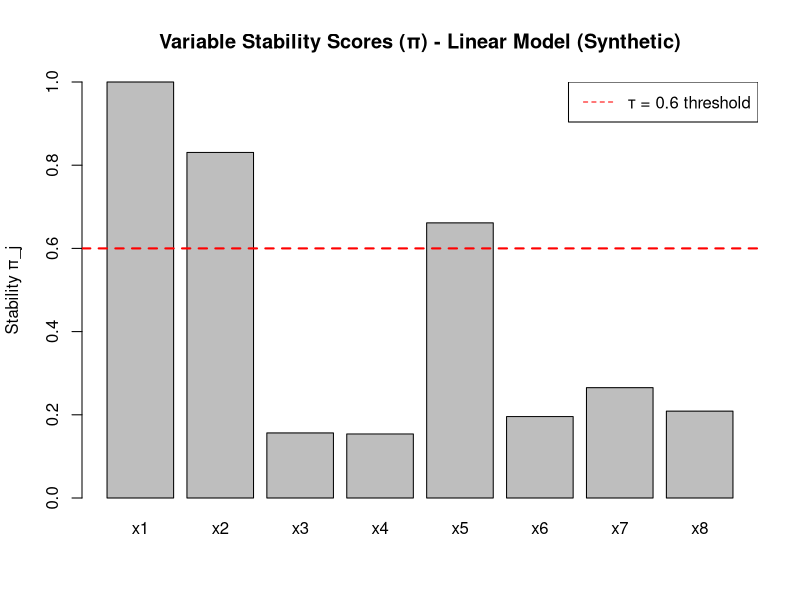
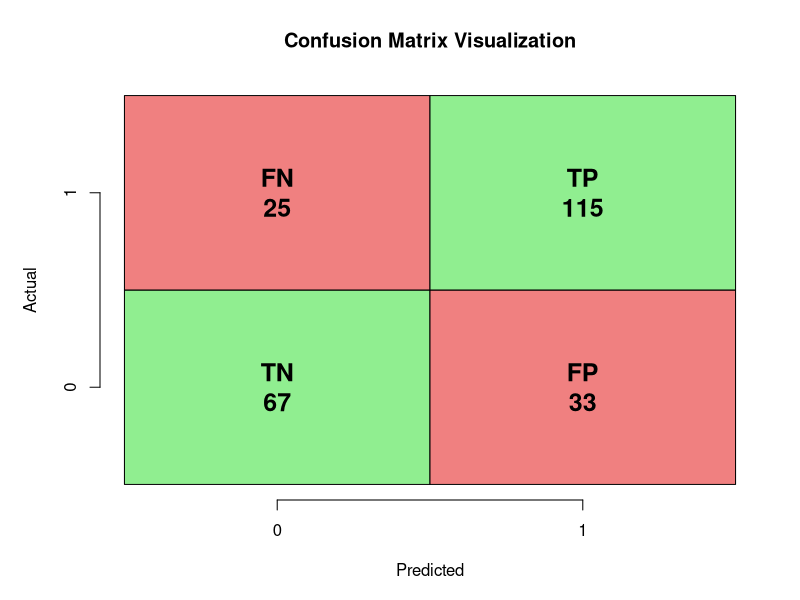
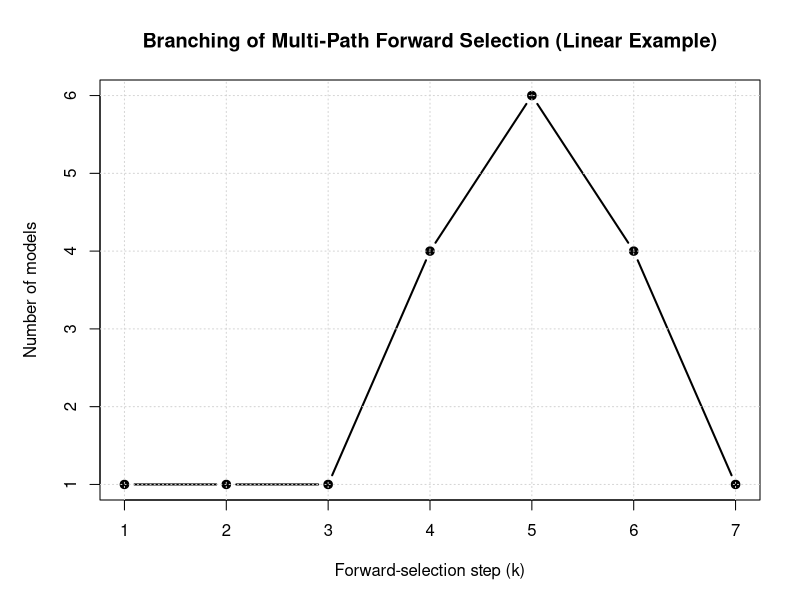
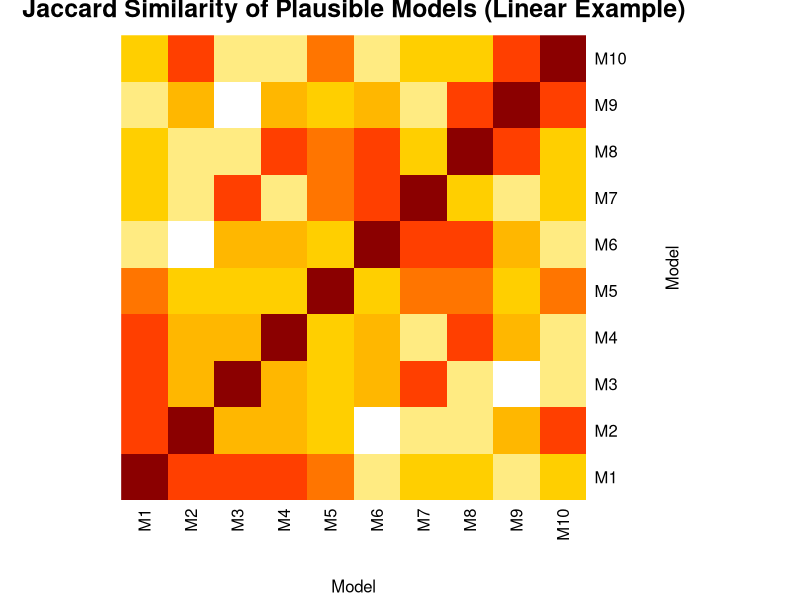

Here is the R script that generated these plots, in order:
## ---- chunk 1
knitr::opts_chunk$set(
  echo = TRUE,
  message = FALSE,
  warning = FALSE,
  fig.width = 10,
  fig.height = 6
)
set.seed(42)

## ---- chunk 2
## Synthetic Gaussian data

n  <- 200
p  <- 8
X_linear <- as.data.frame(matrix(rnorm(n * p), n, p))
names(X_linear) <- paste0("x", 1:p)

beta <- c(2, -1.5, 0, 0, 1, rep(0, p - 5))
y_linear <- as.numeric(as.matrix(X_linear) %*% beta + rnorm(n, sd = 1.0))

## Synthetic Logistic data

n2 <- 240
p2 <- 6
X_logistic <- as.data.frame(matrix(rnorm(n2 * p2), n2, p2))
names(X_logistic) <- paste0("x", 1:p2)

linlp <- 0.6 + 1.0 * X_logistic$x1 - 1.2 * X_logistic$x2 + 0.8 * X_logistic$x5
pr    <- 1 / (1 + exp(-linlp))
y_logistic <- rbinom(n2, size = 1, prob = pr)

## ---- chunk 3

# -------------------------------------------------------------

# Core Helper: fit_model_aic()

# -------------------------------------------------------------

#' Compute AIC for a model with selected predictors
#'
#' @param X A data frame of predictors (n × p)
#' @param y Response vector of length n
#' @param vars Integer vector of column indices to include (empty = intercept-only)
#' @param model_type Either "gaussian" or "binomial"
#'
#' @return Numeric AIC value
fit_model_aic <- function(X, y, vars, model_type = c("gaussian", "binomial")) {
model_type <- match.arg(model_type)

# Empty model (intercept only)

if (length(vars) == 0) {
df  <- data.frame(y = y)
fam <- if (model_type == "gaussian") gaussian() else binomial()
fit <- glm(y ~ 1, data = df, family = fam)
return(AIC(fit))
}

# Data frame with selected predictors

df  <- data.frame(y = y, X[, vars, drop = FALSE])
fam <- if (model_type == "gaussian") gaussian() else binomial()
fit <- glm(y ~ ., data = df, family = fam)

AIC(fit)
}

## Quick internal test (Gaussian example)

test_aic_empty <- fit_model_aic(
X = X_linear,
y = y_linear,
vars = integer(0),
model_type = "gaussian"
)

test_aic_two_vars <- fit_model_aic(
X = X_linear,
y = y_linear,
vars = c(1, 2),
model_type = "gaussian"
)

cat("Test: Intercept-only AIC =", round(test_aic_empty, 3), "\n")
cat("Test: AIC with x1 + x2    =", round(test_aic_two_vars, 3), "\n")


## ---- chunk 4
#-------------------------------------------------------------
#Algorithm 1: multi_path_forward()
#-------------------------------------------------------------

#' Algorithm 1: Multiple-Path Forward Selection
#'
#' @param X Data frame of predictors
#' @param y Response vector
#' @param model_type "gaussian" or "binomial"
#' @param K Maximum number of steps (defaults to min(p, 10))
#' @param eps Minimum AIC improvement required to expand a model
#' @param delta AIC tolerance for keeping near-ties
#' @param L Maximum number of models to keep per step
#'
#' @return List with:
#' - var_names: predictor names
#' - step_models: models at each step (list of lists)
#' - step_AICs: corresponding AICs
multi_path_forward <- function(
X, y,
model_type = c("gaussian", "binomial"),
K = NULL,
eps = 1e-6,
delta = 2,
L = 50
) {
model_type <- match.arg(model_type)
X <- as.data.frame(X)

p <- ncol(X)
var_names <- colnames(X)
if (is.null(K)) K <- min(p, 10)

#Helper to create unique key for a model

model_key <- function(idx) {
if (length(idx) == 0) return("")
paste(sort(idx), collapse = ",")
}

#Initialize: parent is empty model (intercept only)

parent_models <- list(integer(0))
parent_AICs <- fit_model_aic(X, y, vars = integer(0), model_type = model_type)

step_models <- list()
step_AICs <- list()

for (k in seq_len(K)) {
cat("Step", k, ": processing", length(parent_models), "parent model(s)...\n")

children_list <- list()
children_AICs <- numeric(0)
children_keys <- character(0)

# For each parent, generate all possible children
for (m in seq_along(parent_models)) {
  parent_idx <- parent_models[[m]]
  parent_aic <- parent_AICs[m]

  remaining <- setdiff(seq_len(p), parent_idx)
  if (length(remaining) == 0) next  # no more variables to add

  cand_models <- list()
  cand_AICs   <- numeric(0)

  # Try adding each remaining variable
  for (j in remaining) {
    child_idx <- sort(c(parent_idx, j))
    aic_child <- fit_model_aic(X, y, vars = child_idx, model_type = model_type)
    cand_models[[length(cand_models) + 1]] <- child_idx
    cand_AICs[length(cand_AICs) + 1]       <- aic_child
  }

  if (!length(cand_AICs)) next

  best_child_AIC <- min(cand_AICs)

  # Check: is there at least eps improvement?
  if ((parent_aic - best_child_AIC) < eps) {
    cat("  Parent", m, ": no improvement ≥ eps; stopping expansion.\n")
    next
  }

  # Keep children within delta of best child AIC
  keep_idx <- which(cand_AICs <= best_child_AIC + delta)
  for (i_keep in keep_idx) {
    child_idx <- cand_models[[i_keep]]
    aic_child <- cand_AICs[i_keep]
    key       <- model_key(child_idx)

    children_list[[length(children_list) + 1]] <- child_idx
    children_AICs[length(children_AICs) + 1]   <- aic_child
    children_keys[length(children_keys) + 1]   <- key
  }
}

# If no children generated, stop
if (!length(children_list)) {
  cat("No further improvement. Stopping.\n")
  break
}

# Deduplicate: keep best AIC per unique model key
df_children <- data.frame(
  key = children_keys,
  AIC = children_AICs,
  stringsAsFactors = FALSE
)

agg <- aggregate(AIC ~ key, data = df_children, FUN = min)
agg <- agg[order(agg$AIC), ]

# Cap at L models
if (!is.null(L) && nrow(agg) > L) {
  agg <- agg[seq_len(L), ]
}

cat("  Step", k, "produced", nrow(agg), "unique model(s) after dedup/cap.\n")

# Convert keys back to index vectors
new_parents <- vector("list", nrow(agg))
new_AICs    <- numeric(nrow(agg))

for (i in seq_len(nrow(agg))) {
  key <- agg$key[i]
  if (key == "") {
    idx <- integer(0)
  } else {
    idx <- as.integer(strsplit(key, ",")[[1]])
  }
  new_parents[[i]] <- idx
  new_AICs[i]      <- agg$AIC[i]
}

step_models[[k]] <- new_parents
step_AICs[[k]]   <- new_AICs

parent_models <- new_parents
parent_AICs   <- new_AICs

}

cat("\n=== Algorithm 1 Complete ===\n")

list(
var_names = var_names,
step_models = step_models,
step_AICs = step_AICs
)
}

cat("\n### RUNNING ALGORITHM 1: LINEAR REGRESSION (Synthetic) ###\n\n")
mp_full_linear <- multi_path_forward(
X = X_linear,
y = y_linear,
model_type = "gaussian",
K = NULL, # auto: min(p, 10)
eps = 1e-6,
delta = 2,
L = 50
)

cat("\nModels per step:\n")
print(sapply(mp_full_linear$step_models, length))






## ---- chunk 5
#-------------------------------------------------------------
#Algorithm 2: compute_stability()
#-------------------------------------------------------------

#' Algorithm 2: Compute variable stability via resampling
#'
#' @param X Data frame of predictors
#' @param y Response vector
#' @param model_type "gaussian" or "binomial"
#' @param B Number of resamples
#' @param resample_type "bootstrap" or "subsample"
#' @param m Subsample size (if using subsample)
#' @param K, eps, delta, L Algorithm 1 parameters
#'
#' @return Numeric vector of stability scores (one per predictor)
compute_stability <- function(
X, y,
model_type = c("gaussian", "binomial"),
B = 50,
resample_type = c("bootstrap", "subsample"),
m = NULL,
K = NULL,
eps = 1e-6,
delta = 2,
L = 50
) {
model_type <- match.arg(model_type)
resample_type <- match.arg(resample_type)

X <- as.data.frame(X)
n <- nrow(X)
p <- ncol(X)
var_names <- colnames(X)

if (is.null(m)) m <- ceiling(sqrt(n))
# Matrix to store proportions: rows = resamples, cols = variables

Z <- matrix(0, nrow = B, ncol = p)
colnames(Z) <- var_names

for (b in seq_len(B)) {
if (b %% 10 == 0) cat("Resample", b, "/", B, "\n")

# Generate resample
if (resample_type == "bootstrap") {
  idx <- sample(seq_len(n), size = n, replace = TRUE)
} else {
  idx <- sample(seq_len(n), size = m, replace = FALSE)
}

Xb <- X[idx, , drop = FALSE]
yb <- y[idx]

# Run multi-path search on resample
mp_b <- multi_path_forward(
  X = Xb, y = yb,
  model_type = model_type,
  K = K,
  eps = eps,
  delta = delta,
  L = L
)

# Collect all models from this resample
all_models_b <- unlist(mp_b$step_models, recursive = FALSE)
if (!length(all_models_b)) next

M <- length(all_models_b)

# For each variable, count how many models contain it
for (j in seq_len(p)) {
  count_j <- sum(vapply(
    all_models_b,
    function(idx) j %in% idx,
    logical(1)
  ))
  Z[b, j] <- count_j / M
}

}

#Average over resamples

pi <- colMeans(Z)

cat("\n=== Algorithm 2 Complete ===\n")
cat("Stability scores (π):\n")
print(round(pi, 3))

pi
}

cat("\n### RUNNING ALGORITHM 2: STABILITY (LINEAR, Synthetic) ###\n\n")
stability_pi_linear <- compute_stability(
X = X_linear, y = y_linear,
model_type = "gaussian",
B = 20, # reduced for knitting speed; use 50+ in final
resample_type = "bootstrap",
K = NULL,
eps = 1e-6,
delta = 2,
L = 50
)

barplot(
stability_pi_linear,
main = "Variable Stability Scores (π) - Linear Model (Synthetic)",
ylab = "Stability π_j",
ylim = c(0, 1)
)
abline(h = 0.6, lty = 2, col = "red", lwd = 2)
legend("topright", legend = "τ = 0.6 threshold", lty = 2, col = "red")

## ---- chunk 6

# ---------------------------------------------------------
# Algorithm 3: Plausible Model Selection
# ---------------------------------------------------------
# Combines:
#  • AIC quality (within Δ of best model)
#  • Stability (average π ≥ τ)
# ---------------------------------------------------------

#' Algorithm 3: Select plausible, stable models
#'
#' @param mp_full Output list from Algorithm 1
#' @param stability_pi Named vector of stability scores (Algorithm 2)
#' @param Delta AIC tolerance (default = 2)
#' @param tau Minimum average stability threshold (default = 0.6)
#'
#' @return Data frame of plausible models:
#'   columns = key, AIC, AIC_diff, size, vars, avg_stability
#'
select_plausible_models <- function(
    mp_full,
    stability_pi,
    Delta = 2,
    tau = 0.6
) {

  var_names   <- mp_full$var_names
  step_models <- mp_full$step_models
  step_AICs   <- mp_full$step_AICs

  # Helper: unique key for a set of variables
  model_key <- function(idx) {
    if (length(idx) == 0) return("")
    paste(sort(idx), collapse = ",")
  }

  # Flatten all models and AICs
  all_models <- unlist(step_models, recursive = FALSE)
  all_AICs   <- unlist(step_AICs)

  if (length(all_models) == 0) {
    cat("No models generated!\n")
    return(data.frame())
  }

  # Create model keys
  keys <- vapply(all_models, model_key, character(1))

  df <- data.frame(
    key = keys,
    AIC = all_AICs,
    stringsAsFactors = FALSE
  )

  # Aggregate by model key → keep minimum AIC per model
  agg <- aggregate(AIC ~ key, data = df, FUN = min)

  # Remove intercept-only model
  agg <- agg[agg$key != "", ]

  if (nrow(agg) == 0) {
    cat("No non-intercept models!\n")
    return(data.frame())
  }

  # Compute AIC differences
  best_AIC      <- min(agg$AIC)
  agg$AIC_diff  <- agg$AIC - best_AIC

  # Filter by AIC ≤ best + Delta
  plausible <- agg[agg$AIC_diff <= Delta, ]

  if (nrow(plausible) == 0) {
    cat("No models within AIC window!\n")
    return(data.frame())
  }

  # Compute size and stability
  size      <- integer(nrow(plausible))
  avg_stab  <- numeric(nrow(plausible))
  vars_str  <- character(nrow(plausible))

  for (i in seq_len(nrow(plausible))) {
    key <- plausible$key[i]
    idx <- as.integer(strsplit(key, ",")[[1]])

    size[i] <- length(idx)

    these_vars <- var_names[idx]
    vars_str[i] <- paste(these_vars, collapse = " + ")

    # Stability of the variables in this model
    avg_stab[i] <- mean(stability_pi[these_vars])
  }

  plausible$size          <- size
  plausible$vars          <- vars_str
  plausible$avg_stability <- avg_stab

  # Filter by stability threshold τ
  plausible_final <- plausible[plausible$avg_stability >= tau, ]

  if (nrow(plausible_final) == 0) {
    cat("Warning: No models meet stability threshold τ =", tau, "\n")
    cat("Returning all models in AIC window.\n")
    plausible_final <- plausible
  }

  # Order by AIC
  plausible_final <- plausible_final[order(plausible_final$AIC), ]

  cat("\n=== Algorithm 3 Complete ===\n")
  cat("Selected", nrow(plausible_final), "plausible model(s).\n")

  plausible_final
}

## ---- chunk 7
#' (Optional) Confusion metrics for logistic models
#'
#' Computes confusion matrix and basic metrics at cutoff 0.5:
#' prevalence, accuracy, sensitivity, specificity, FDR, DOR.
#'
#' @param fit glm object with binomial family
#' @param y optional true labels (0/1 or 2-level factor). If NULL,
#'   tries to use fit$y.
#' @param newdata optional newdata for prediction; if NULL, uses training data.
#' @param cutoff probability threshold (default 0.5)
#'
#' @return list with 'confusion_matrix' and 'metrics' (named numeric vector)
confusion_metrics <- function(
    fit,
    y = NULL,
    newdata = NULL,
    cutoff = 0.5
) {
  if (!inherits(fit, "glm")) {
    stop("'fit' must be a glm object.")
  }
  fam <- stats::family(fit)$family
  if (fam != "binomial") {
    stop("'fit' must have binomial family.")
  }
  
  if (is.null(newdata)) {
    probs <- stats::fitted(fit)
  } else {
    probs <- stats::predict(fit, newdata = newdata, type = "response")
  }
  
  if (is.null(y)) {
    if (!is.null(fit$y)) {
      y <- fit$y
    } else {
      stop("Argument 'y' must be supplied if fit$y is not available.")
    }
  }
  
  if (is.factor(y)) {
    if (nlevels(y) != 2L) stop("y must be binary.")
    y <- as.integer(y == levels(y)[2L])
  } else {
    y <- as.numeric(y)
  }
  
  if (length(y) != length(probs)) {
    stop("length(y) must equal length of predicted probabilities.")
  }
  
  pred <- as.integer(probs >= cutoff)
  
  TP <- sum(pred == 1 & y == 1, na.rm = TRUE)
  TN <- sum(pred == 0 & y == 0, na.rm = TRUE)
  FP <- sum(pred == 1 & y == 0, na.rm = TRUE)
  FN <- sum(pred == 0 & y == 1, na.rm = TRUE)
  
  total <- TP + TN + FP + FN
  
  prevalence  <- (TP + FN) / total
  accuracy    <- (TP + TN) / total
  sensitivity <- if ((TP + FN) == 0) NA_real_ else TP / (TP + FN)
  specificity <- if ((TN + FP) == 0) NA_real_ else TN / (TN + FP)
  FDR         <- if ((TP + FP) == 0) NA_real_ else FP / (TP + FP)
  DOR         <- if (TP == 0 || TN == 0 || FP == 0 || FN == 0) {
    NA_real_
  } else {
    (TP * TN) / (FP * FN)
  }
  
  cm <- matrix(
    c(TN, FP, FN, TP),
    nrow = 2, byrow = TRUE,
    dimnames = list(
      Predicted = c("0", "1"),
      True      = c("0", "1")
    )
  )
  
  list(
    confusion_matrix = cm,
    metrics = c(
      prevalence  = prevalence,
      accuracy    = accuracy,
      sensitivity = sensitivity,
      specificity = specificity,
      FDR         = FDR,
      DOR         = DOR
    )
  )
}
## ---- chunk 8
#-------------------------------------------------------------
#Algorithm 4: multi_path_AIC_pipeline()
#-------------------------------------------------------------

#' Algorithm 4: Complete Multi-Path AIC Pipeline
#'
#' @param X data frame of predictors
#' @param y response vector
#' @param model_type "gaussian" or "binomial"
#' @param K, eps, delta, L Algorithm 1 parameters
#' @param B, resample_type, m Algorithm 2 parameters
#' @param Delta, tau Algorithm 3 parameters
#'
#' @return list with:
#'   - mp_full: Algorithm 1 output
#'   - stability_pi: Algorithm 2 output
#'   - plausible: Algorithm 3 output
multi_path_AIC_pipeline <- function(
    X, y,
    model_type = c("gaussian", "binomial"),
    K = NULL,
    eps = 1e-6,
    delta = 2,
    L = 50,
    B = 50,
    resample_type = c("bootstrap", "subsample"),
    m = NULL,
    Delta = 2,
    tau = 0.6
) {
  model_type    <- match.arg(model_type)
  resample_type <- match.arg(resample_type)

  cat("\n", strrep("=", 60), "\n")
  cat("MULTI-PATH AIC PIPELINE\n")
  cat("Model type:", model_type, "\n")
  cat("Resamples (B):", B, "\n")
  cat(strrep("=", 60), "\n\n")

  # Step 1: Multi-path forward selection
  cat(">>> STEP 1: Multi-Path Forward Selection <<<\n\n")
  mp_full <- multi_path_forward(
    X = X, y = y,
    model_type = model_type,
    K = K,
    eps = eps,
    delta = delta,
    L = L
  )

  # Step 2: Stability via resampling
  cat("\n>>> STEP 2: Stability Estimation via Resampling <<<\n\n")
  stability_pi <- compute_stability(
    X = X, y = y,
    model_type    = model_type,
    B             = B,
    resample_type = resample_type,
    m             = m,
    K = K,
    eps = eps,
    delta = delta,
    L = L
  )

  # Step 3: Plausible models
  cat("\n>>> STEP 3: Plausible Model Selection <<<\n\n")
  plausible <- select_plausible_models(
    mp_full      = mp_full,
    stability_pi = stability_pi,
    Delta        = Delta,
    tau          = tau
  )

  cat("\n", strrep("=", 60), "\n")
  cat("PIPELINE COMPLETE\n")
  cat(strrep("=", 60), "\n")

  list(
    mp_full      = mp_full,
    stability_pi = stability_pi,
    plausible    = plausible
  )
}

## ---- chunk 9
cat("\n\n")
cat(strrep("#", 70), "\n")
cat("COMPLETE EXAMPLE: LINEAR REGRESSION (Synthetic Data)\n")
cat(strrep("#", 70), "\n\n")

result_linear <- multi_path_AIC_pipeline(
X = X_linear,
y = y_linear,
model_type = "gaussian",
K = NULL, # min(p, 10)
eps = 1e-6,
delta = 2,
L = 50,
B = 20, # reduced for knitting speed; 50+ recommended
resample_type = "bootstrap",
m = NULL,
Delta = 2,
tau = 0.6
)

cat("\n### FINAL RESULTS: LINEAR REGRESSION ###\n\n")
cat("Number of plausible models:", nrow(result_linear$plausible), "\n\n")

final_table <- result_linear$plausible[
, c("AIC", "AIC_diff", "size", "vars", "avg_stability")
]
rownames(final_table) <- NULL
print(final_table)

cat("\n### Stability Scores ###\n")
print(round(result_linear$stability_pi, 3))
## ---- chunk 10
## Complete Example – Logistic Regression (Synthetic Binary Data)

cat("\n\n")
cat(strrep("#", 70), "\n")
cat("COMPLETE EXAMPLE: LOGISTIC REGRESSION (Synthetic Binary Data)\n")
cat(strrep("#", 70), "\n\n")

result_logistic <- multi_path_AIC_pipeline(
  X             = X_logistic,
  y             = y_logistic,
  model_type    = "binomial",
  K             = NULL,
  eps           = 1e-6,
  delta         = 2,
  L             = 50,
  B             = 20,
  resample_type = "bootstrap",
  m             = NULL,
  Delta         = 2,
  tau           = 0.6
)

cat("\n### FINAL RESULTS: LOGISTIC REGRESSION ###\n\n")
cat("Number of plausible models:", nrow(result_logistic$plausible), "\n\n")

final_table_log <- result_logistic$plausible[
  , c("AIC", "AIC_diff", "size", "vars", "avg_stability")
]
rownames(final_table_log) <- NULL
print(final_table_log)

cat("\n### Stability Scores ###\n")
print(round(result_logistic$stability_pi, 3))

# ============================================================================
# NEW SECTION: Confusion Matrix and Classification Metrics
# ============================================================================

cat("\n\n")
cat(strrep("=", 70), "\n")
cat("CLASSIFICATION PERFORMANCE EVALUATION\n")
cat(strrep("=", 70), "\n\n")

if (nrow(result_logistic$plausible) > 0) {
  # Extract best plausible model
  best_key <- result_logistic$plausible$key[1]
  best_vars <- result_logistic$plausible$vars[1]
  best_idx <- as.integer(strsplit(best_key, ",")[[1]])
  
  cat("Best Plausible Model:", best_vars, "\n\n")
  
  # Fit the best model
  X_best <- X_logistic[, best_idx, drop = FALSE]
  df_logistic <- data.frame(y = y_logistic, X_best)
  fit_best_logistic <- glm(y ~ ., data = df_logistic, family = binomial())
  
  # Compute confusion matrix and metrics
  cm_results <- confusion_metrics(
    fit = fit_best_logistic,
    y = y_logistic,
    cutoff = 0.5
  )
  
  cat("### Confusion Matrix (Cutoff = 0.5) ###\n\n")
  print(cm_results$confusion_matrix)
  
  cat("\n### Classification Metrics ###\n\n")
  metrics_df <- data.frame(
    Metric = names(cm_results$metrics),
    Value = round(cm_results$metrics, 4)
  )
  rownames(metrics_df) <- NULL
  print(metrics_df)
  
  # Visual representation
  cat("\n### Key Performance Indicators ###\n\n")
  cat(sprintf("  Accuracy:    %.2f%% (%.0f/%.0f correct)\n", 
              cm_results$metrics["accuracy"] * 100,
              sum(diag(cm_results$confusion_matrix)),
              sum(cm_results$confusion_matrix)))
  
  cat(sprintf("  Sensitivity: %.2f%% (True Positive Rate)\n", 
              cm_results$metrics["sensitivity"] * 100))
  
  cat(sprintf("  Specificity: %.2f%% (True Negative Rate)\n", 
              cm_results$metrics["specificity"] * 100))
  
  cat(sprintf("  FDR:         %.2f%% (False Discovery Rate)\n", 
              cm_results$metrics["FDR"] * 100))
  
  cat(sprintf("  DOR:         %.2f (Diagnostic Odds Ratio)\n", 
              cm_results$metrics["DOR"]))
  
  # Interpretation
  cat("\n### Interpretation ###\n\n")
  cat("The confusion matrix shows the model's classification performance:\n")
  cat("- True Negatives (TN):", cm_results$confusion_matrix[1,1], "\n")
  cat("- False Positives (FP):", cm_results$confusion_matrix[1,2], "\n")
  cat("- False Negatives (FN):", cm_results$confusion_matrix[2,1], "\n")
  cat("- True Positives (TP):", cm_results$confusion_matrix[2,2], "\n\n")
  
  if (cm_results$metrics["accuracy"] > 0.8) {
    cat("The model demonstrates strong classification performance (>80% accuracy).\n")
  } else if (cm_results$metrics["accuracy"] > 0.7) {
    cat("The model shows acceptable classification performance (70-80% accuracy).\n")
  } else {
    cat("The model may need improvement (accuracy <70%).\n")
  }
  
  # Optional: Plot confusion matrix as heatmap
  cat("\n")
  library(graphics)
  
  # Create a simple confusion matrix visualization
  cm_matrix <- cm_results$confusion_matrix
  par(mar = c(5, 5, 4, 2))
  
  # Normalize for color scaling
  cm_prop <- cm_matrix / sum(cm_matrix)
  
  # Create color palette
  colors <- c("white", "lightblue", "blue", "darkblue")
  color_breaks <- seq(0, max(cm_prop), length.out = length(colors) + 1)
  
  # Simple text-based display
  plot(1, 1, type = "n", xlim = c(0, 2), ylim = c(0, 2), 
       xlab = "Predicted", ylab = "Actual",
       main = "Confusion Matrix Visualization",
       xaxt = "n", yaxt = "n", bty = "n")
  
  # Add grid
  rect(c(0, 1), c(0, 0), c(1, 2), c(1, 1), 
       col = c("lightgreen", "lightcoral"))
  rect(c(0, 1), c(1, 1), c(1, 2), c(2, 2), 
       col = c("lightcoral", "lightgreen"))
  
  # Add values
  text(0.5, 0.5, paste0("TN\n", cm_matrix[1,1]), cex = 1.5, font = 2)
  text(1.5, 0.5, paste0("FP\n", cm_matrix[1,2]), cex = 1.5, font = 2)
  text(0.5, 1.5, paste0("FN\n", cm_matrix[2,1]), cex = 1.5, font = 2)
  text(1.5, 1.5, paste0("TP\n", cm_matrix[2,2]), cex = 1.5, font = 2)
  
  # Add axis labels
  axis(1, at = c(0.5, 1.5), labels = c("0", "1"))
  axis(2, at = c(0.5, 1.5), labels = c("0", "1"))
  
} else {
  cat("No plausible models found - cannot compute confusion matrix.\n")
}

cat("\n")
cat(strrep("=", 70), "\n\n")

## ---- chunk 11
cat("\n### PARAMETER SUMMARY ###\n\n")

params_df <- data.frame(
Algorithm = c(
"Algorithm 1", "Algorithm 1", "Algorithm 1", "Algorithm 1",
"Algorithm 2", "Algorithm 2",
"Algorithm 3", "Algorithm 3"
),
Parameter = c(
"K", "ε", "δ", "L",
"B", "resample_type",
"Δ", "τ"
),
Used_Value = c(
"min(p, 10)", "1e-6", "2", "50",
"20 (demo; 50+ recommended)", "bootstrap",
"2", "0.6"
),
Description = c(
"Maximum model size",
"Minimum AIC improvement threshold",
"AIC tolerance for near-ties",
"Max models per step",
"Number of resamples",
"Resample method (bootstrap/subsample)",
"AIC tolerance for plausibility window",
"Minimum average stability threshold"
),
stringsAsFactors = FALSE
)

print(params_df)

## ---- chunk 12
# -------------------------------------------------------------

# BONUS VISUALIZATION 1

# Branching complexity of multi-path forward selection (linear)

# -------------------------------------------------------------

# Uses: mp_full_linear created earlier from the linear example.

# Shows how many models are "alive" at each forward-selection step.

# -------------------------------------------------------------

if (exists("mp_full_linear")) {
models_per_step <- sapply(mp_full_linear$step_models, length)
steps <- seq_along(models_per_step)

par(mar = c(5, 5, 4, 2))
plot(
steps, models_per_step,
type = "b",
xlab = "Forward-selection step (k)",
ylab = "Number of models",
main = "Branching of Multi-Path Forward Selection (Linear Example)",
lwd  = 2,
pch  = 19
)
grid()

cat(
"\nBonus visualization 1: Branching complexity\n",
"------------------------------------------------------------\n",
"This plot tracks how many candidate models survive at each\n",
"forward-selection step. A flat line would correspond to a\n",
"single greedy path, while growth indicates that the algorithm\n",
"is exploring multiple near-best paths in parallel.\n\n"
)

} else {
cat("Object 'mp_full_linear' not found; run the linear pipeline first.\n")
}

## ---- chunk 13

# ------------------------------------------------------------------

# BONUS VISUALIZATION 2

# Jaccard similarity heatmap for plausible models (linear)

# ------------------------------------------------------------------

# Uses: result_linear$plausible and mp_full_linear$var_names.

# Builds a model-by-model Jaccard similarity matrix based on the

# variables in each plausible model and displays it as a heatmap.

# ------------------------------------------------------------------

if (exists("result_linear") &&
!is.null(result_linear$plausible) &&
nrow(result_linear$plausible) > 0 &&
exists("mp_full_linear")) {

plaus     <- result_linear$plausible
var_names <- mp_full_linear$var_names

model_keys <- plaus$key
M <- length(model_keys)
P <- length(var_names)

# Incidence matrix: rows = models, cols = variables

incidence <- matrix(0, nrow = M, ncol = P)
colnames(incidence) <- var_names
rownames(incidence) <- paste0("M", seq_len(M))

for (i in seq_len(M)) {
idx <- as.integer(strsplit(model_keys[i], ",")[[1]])
incidence[i, idx] <- 1
}

# Jaccard similarity between models

jaccard <- matrix(0, nrow = M, ncol = M)
rownames(jaccard) <- rownames(incidence)
colnames(jaccard) <- rownames(incidence)

for (i in seq_len(M)) {
for (j in seq_len(M)) {
inter <- sum(incidence[i, ] & incidence[j, ])
union <- sum(incidence[i, ] | incidence[j, ])
jaccard[i, j] <- if (union == 0) 0 else inter / union
}
}

if (M > 1) {
# Slightly nicer color scale (still base R)
pal <- colorRampPalette(c("white", "gold", "orange", "red", "darkred"))(50)
heatmap(
  jaccard,
  Rowv   = NA,
  Colv   = NA,
  scale  = "none",
  col    = pal,
  main   = "Jaccard Similarity of Plausible Models (Linear Example)",
  xlab   = "Model",
  ylab   = "Model",
  margins = c(6, 6)
)

cat(
  "\nBonus visualization 2: Jaccard overlap heatmap\n",
  "------------------------------------------------------------\n",
  "Each cell shows the Jaccard similarity between a pair of\n",
  "plausible models (intersection / union of their variable sets).\n",
  "Dark cells (near 1) indicate highly overlapping models, while\n",
  "light cells (near 0) correspond to models that use mostly\n",
  "different predictors. This makes it easy to see whether the\n",
  "plausible set is redundant or genuinely diverse.\n\n"
)

} else {
cat("Only one plausible model found; Jaccard heatmap is not informative.\n")
}

} else {
cat("Plausible models for the linear example not found; run the linear pipeline first.\n")
}



